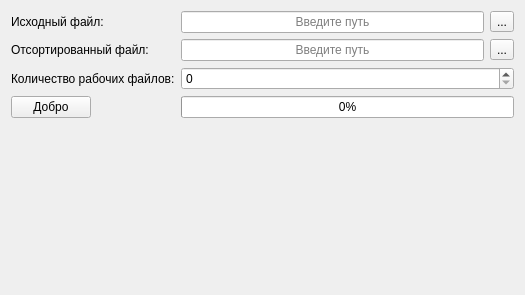
<?xml version="1.0" encoding="UTF-8"?>
<ui version="4.0">
 <class>Widget</class>
 <widget class="QWidget" name="Widget">
  <property name="geometry">
   <rect>
    <x>0</x>
    <y>0</y>
    <width>525</width>
    <height>295</height>
   </rect>
  </property>
  <property name="focusPolicy">
   <enum>Qt::StrongFocus</enum>
  </property>
  <property name="windowTitle">
   <string>Widget</string>
  </property>
  <layout class="QVBoxLayout" name="verticalLayout_3" stretch="0">
   <item>
    <layout class="QFormLayout" name="formLayout">
     <item row="0" column="0">
      <widget class="QLabel" name="label_unsortedFile">
       <property name="text">
        <string>Исходный файл:</string>
       </property>
      </widget>
     </item>
     <item row="0" column="1">
      <layout class="QHBoxLayout" name="horizontalLayout_unsortedFile">
       <item>
        <widget class="QLineEdit" name="lineEdit_unsortedFile">
         <property name="text">
          <string/>
         </property>
         <property name="alignment">
          <set>Qt::AlignCenter</set>
         </property>
         <property name="placeholderText">
          <string>Введите путь</string>
         </property>
         <property name="clearButtonEnabled">
          <bool>true</bool>
         </property>
        </widget>
       </item>
       <item>
        <widget class="QToolButton" name="toolButton_unsortedFile">
         <property name="text">
          <string>...</string>
         </property>
        </widget>
       </item>
      </layout>
     </item>
     <item row="1" column="0">
      <widget class="QLabel" name="label_sortedFile">
       <property name="text">
        <string>Отсортированный файл:</string>
       </property>
      </widget>
     </item>
     <item row="1" column="1">
      <layout class="QHBoxLayout" name="horizontalLayout_sortedFile">
       <item>
        <widget class="QLineEdit" name="lineEdit_sortedFile">
         <property name="text">
          <string/>
         </property>
         <property name="alignment">
          <set>Qt::AlignCenter</set>
         </property>
         <property name="placeholderText">
          <string>Введите путь</string>
         </property>
         <property name="clearButtonEnabled">
          <bool>true</bool>
         </property>
        </widget>
       </item>
       <item>
        <widget class="QToolButton" name="toolButton_sortedFile">
         <property name="text">
          <string>...</string>
         </property>
        </widget>
       </item>
      </layout>
     </item>
     <item row="2" column="0">
      <widget class="QLabel" name="label_workFileCount">
       <property name="text">
        <string>Количество рабочих файлов:</string>
       </property>
      </widget>
     </item>
     <item row="2" column="1">
      <widget class="QSpinBox" name="spinBox_workFileCount"/>
     </item>
     <item row="3" column="0">
      <widget class="QPushButton" name="pushButton_sort">
       <property name="text">
        <string>Добро</string>
       </property>
      </widget>
     </item>
     <item row="3" column="1">
      <widget class="QProgressBar" name="progressBar">
       <property name="minimum">
        <number>0</number>
       </property>
       <property name="maximum">
        <number>100</number>
       </property>
       <property name="value">
        <number>0</number>
       </property>
      </widget>
     </item>
    </layout>
   </item>
  </layout>
 </widget>
 <tabstops>
  <tabstop>pushButton_sort</tabstop>
  <tabstop>lineEdit_unsortedFile</tabstop>
  <tabstop>lineEdit_sortedFile</tabstop>
  <tabstop>spinBox_workFileCount</tabstop>
  <tabstop>toolButton_unsortedFile</tabstop>
  <tabstop>toolButton_sortedFile</tabstop>
 </tabstops>
 <resources/>
 <connections/>
</ui>
